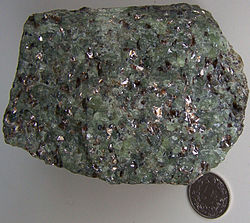
#> input picture offline processing/1.jpg, 250 x 223 px, found by its file name
$ python 'rgb pixel analysis.py'
#> lines starting #> are read from the running program, lines starting #| are printed output that depends on the picture
import cv2
import numpy as np

img=cv2.imread('1.jpg',cv2.IMREAD_COLOR)
#> img is the input picture: shape (223, 250, 3); mean B, G, R 97, 102.3, 102.3

px=img[55,55]
#> px = [69, 79, 73]
print(px)
#| [69 79 73]
roi=img[100:150,100:150]
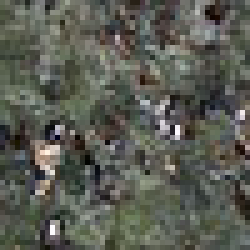
#> roi: shape (50, 50, 3) (shown 5 times larger); mean B, G, R 83.2, 92, 90
print(roi)
#> (printed output is left out)

$ run again, with offline processing/12.jpg copied over offline processing/1.jpg
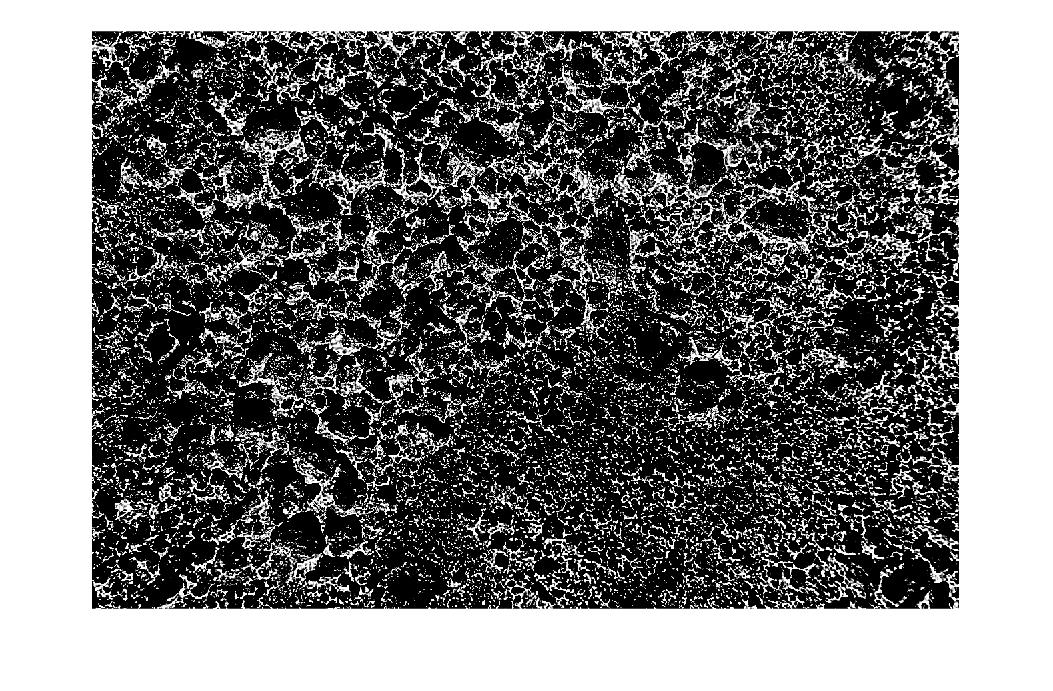
#> input picture offline processing/12.jpg, 1053 x 691 px, found by its file name
#> img is the input picture: shape (691, 1053, 3); min 0, max 255, mean 119.1
#> px = [255, 255, 255]
#| [255 255 255]
#> `roi=img[100:150,100:150]`:
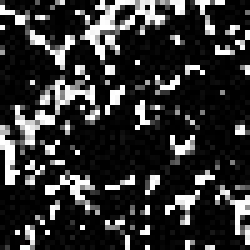
#> roi: shape (50, 50, 3) (shown 5 times larger); min 0, max 255, mean 49.9
#> (printed output is left out)

$ run again, with offline processing/1222.jpg copied over offline processing/1.jpg
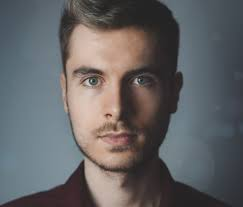
#> input picture offline processing/1222.jpg, 243 x 207 px, found by its file name
#> img is the input picture: shape (207, 243, 3); mean B, G, R 100.2, 98.8, 99.5
#> px = [139, 129, 112]
#| [139 129 112]
#> `roi=img[100:150,100:150]`:
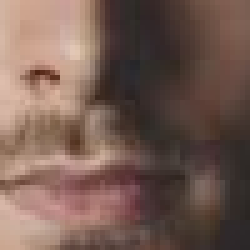
#> roi: shape (50, 50, 3) (shown 5 times larger); mean B, G, R 82.9, 92.5, 117.6
#> (printed output is left out)

$ run again, with offline processing/1232.jpg copied over offline processing/1.jpg
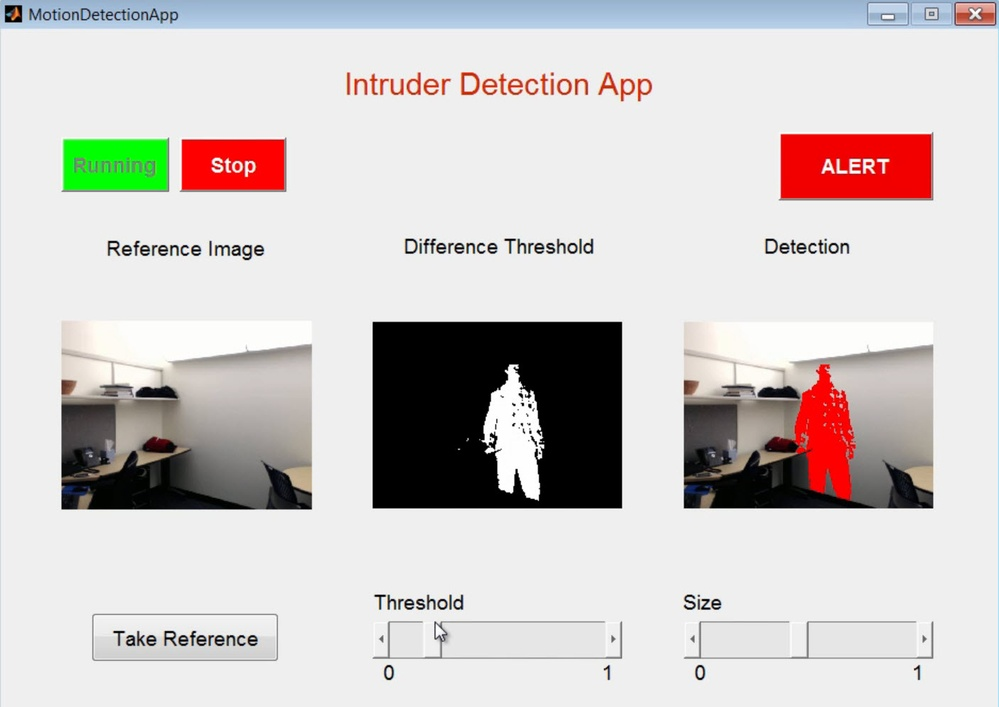
#> input picture offline processing/1232.jpg, 999 x 707 px, shrunk from 1406 x 995 before the run, found by its file name
#> img is the input picture: shape (707, 999, 3); mean B, G, R 200.8, 202.1, 206.9
#> px = [239, 239, 239]
#| [239 239 239]
#> `roi=img[100:150,100:150]`:
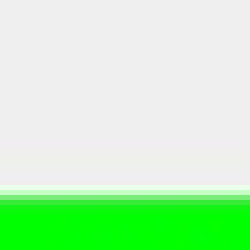
#> roi: shape (50, 50, 3) (shown 5 times larger); mean B, G, R 189.6, 242, 189.7
#> (printed output is left out)
